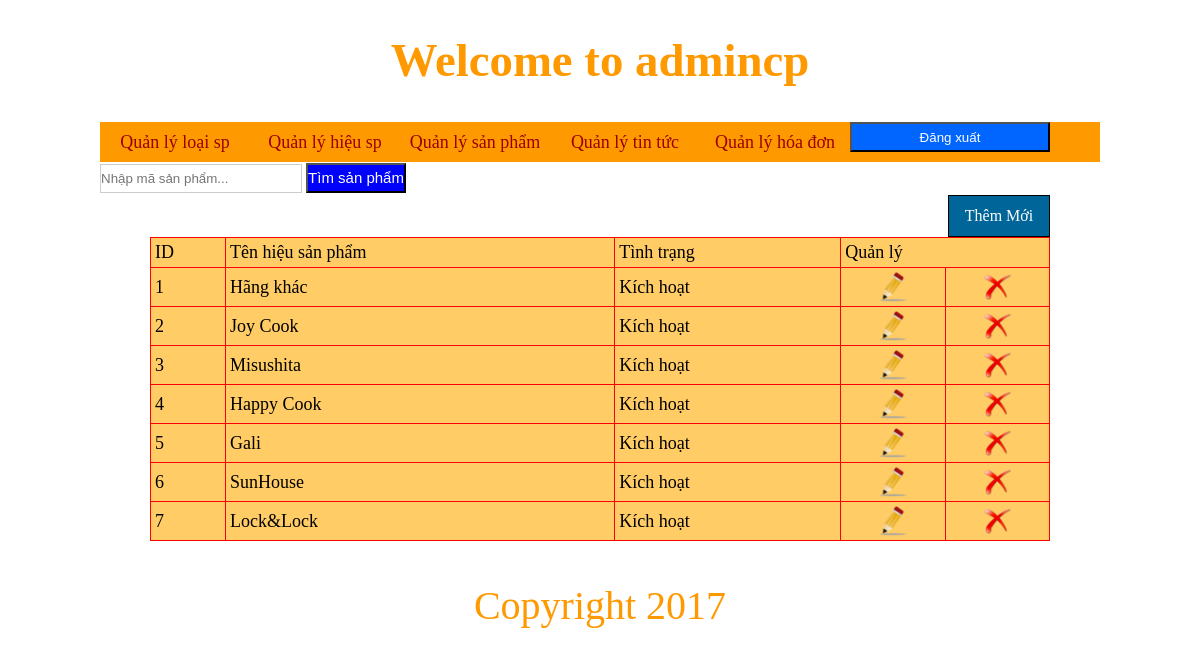
Page /admincp/index.php?quanly=hieusp&ac=lietke (signed in) on the committed database.
### tables this page shows
CREATE TABLE IF NOT EXISTS `hieusp` (
`idhieusp` int(11) NOT NULL,
  `tenhieusp` varchar(255) NOT NULL,
  `tinhtrang` varchar(100) NOT NULL
);

### admincp/modules/quanlyhieusp/lietke.php (the view)
<?php
	$sql_lietkesp="select * from hieusp order by idhieusp desc ";
	$row_lietkesp=mysql_query($sql_lietkesp);
?>
<div class="button_themsp">
<a href="index.php?quanly=hieusp&ac=them">Thêm Mới</a>
</div>
<table width="100%" border="1">
  <tr>
    <td>ID</td>
    <td>Tên hiệu sản phẩm</td>
    <td>Tình trạng</td>
    <td colspan="2">Quản lý</td>
  </tr>
  <?php
  $i=1;
  while($dong=mysql_fetch_array($row_lietkesp)){
  ?>
  <tr>
    <td><?php  echo $i;?></td>
    <td><?php echo $dong['tenhieusp'] ?></td>
    <td><?php
	if($dong['tinhtrang'] == 1 ){
		echo 'Kích hoạt';
	}else{
		echo 'Không kích hoạt';
	}
    ?></td>
    <td><a href="index.php?quanly=hieusp&ac=sua&id=<?php echo $dong['idhieusp'] ?>"><center><img src="../imgs/edit.png" width="30" height="30" /></center></a></td>
    <td><a href="modules/quanlyhieusp/xuly.php?id=<?php echo $dong['idhieusp']?>" class="delete_link"><center><img src="../imgs/delete.png" width="30" height="30" /></center></a></td>
  </tr>
  <?php
  $i++;
  }
  ?>
</table>

### admincp/style/css.css (style rules this page uses)
body { background:#fff; }
* { padding:0; margin:0; }
table { border-collapse:collapse; width:100%; background-color:#FC6; border:1px solid #F00; }
table tr td { color:#000; font-size:18px; padding:4px; }
.button_themsp { width:100px; height:40px; border:1px solid #000; text-align:center; background:#069; line-height:40px; color:#fff; float:right; }
.button_themsp a { color:#fff; display:block; text-decoration:none; }

### rows in the picture
hieusp: tenhieusp "Hãng khác", tinhtrang "Kích hoạt"
hieusp: tenhieusp "Joy Cook", tinhtrang "Kích hoạt"
hieusp: tenhieusp "Misushita", tinhtrang "Kích hoạt"
hieusp: tenhieusp "Happy Cook", tinhtrang "Kích hoạt"
hieusp: tenhieusp "Gali", tinhtrang "Kích hoạt"
hieusp: tenhieusp "SunHouse", tinhtrang "Kích hoạt"
hieusp: tenhieusp "Lock&Lock", tinhtrang "Kích hoạt"
